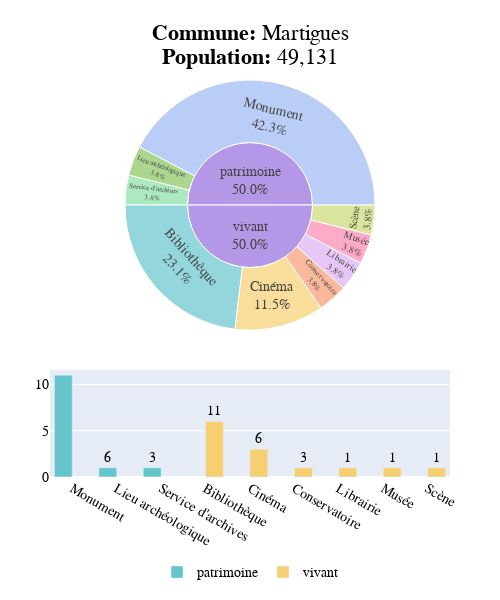

Here is the notebook cell this chart was saved with:
### Code cell
# Sunburst Chart
fig_sunburst = px.sunburst(
    data_frame=df_filtered,
    path=["categorie", "Type_equipement"],
    values=(df_filtered['Nombre_categorie'] / df_filtered['Nombre_categorie'].sum()) * 100,
    color="Type_equipement",  
    color_discrete_sequence=px.colors.qualitative.Pastel,
    hover_data={'Nombre_categorie': False}
)

fig_sunburst.update_traces(
    texttemplate="%{label}<br>%{value:,.1f}%"

)

# Bar Chart
fig_bar = px.bar(df_filtered.sort_values(by=['Nombre_categorie', 'categorie'], ascending=[False, True]), 
                 x='Type_equipement', 
                 y='Nombre_categorie', 
                 color='categorie', 
                 labels={'Nombre_categorie': 'Event Count', 'Type_equipement': 'Equipment Type'},
                 color_discrete_sequence=px.colors.qualitative.Pastel)

fig_bar.update_traces(text=df_filtered.sort_values(by=['Nombre_categorie', 'categorie'], ascending=[False, True])['Nombre_categorie'], 
                      textposition='outside', insidetextfont=dict(size=20))

# Create a subplot with two rows and one column
fig = make_subplots(
    rows=2, cols=1, 
    row_heights=[0.7, 0.3],  # Adjust size ratio for sunburst and bar chart
    shared_xaxes=True,
    vertical_spacing=0.1,
    specs=[[{"type": "sunburst"}], [{"type": "bar"}]]
)

# Add sunburst and bar chart traces to the subplot
for trace in fig_sunburst['data']:
    fig.add_trace(trace, row=1, col=1)

for trace in fig_bar['data']:
    fig.add_trace(trace, row=2, col=1)

# Add Commune title annotation
commune_title = f"<b>Commune:</b> {df_filtered['Commune'].iloc[0]}"
fig.add_annotation(
    text=commune_title,  
    x=0.5,  
    y=1.15,  
    showarrow=False,
    font=dict(size=22, color="black", family="Arial"), 
    align="center", 
    xref="paper", 
    yref="paper"  
)

# Add Population annotation below the Commune title
population_number = int(df_filtered['Population_Totale'].iloc[0]) 
fig.add_annotation(
    text=f"<b>Population:</b> {population_number:,}",  
    x=0.5,  
    y=1.09,  
    showarrow=False,
    font=dict(size=22, color="black", family="Arial"), 
    align="center", 
    xref="paper", 
    yref="paper"  
)

# Update layout for the entire figure
fig.update_layout(
    margin=dict(t=80, l=50, r=50, b=50),
    title_font=dict(
        family="Arial, sans-serif",  
        size=22,  
        color="black"  
    ),
    font=dict(
        family="Arial, sans-serif",  
        size=14,  
        color="black" 
    ),
    height=600,
    width=500, 
    showlegend=True, 
    legend=dict(
        orientation="h",  
        yanchor="top",  
        y=-0.2,  
        xanchor="center", 
        x=0.5 
    )
)

fig.show()

### Figure 1 — Plotly figure (JSON) as saved in the notebook; plotly's stock layout.template omitted (floating-point values rounded to 4 significant figures)
{"data": [{"branchvalues": "total", "customdata": [[6, "Bibliothèque"], [3, "Cinéma"], [1, "Conservatoire"], [1, "Librairie"], [1, "Lieu archéologique"], [11, "Monument"], [1, "Musée"], [1, "Scène"], [1, "Service d'archives"], ["(?)", "(?)"], ["(?)", "(?)"]], "domain": {"x": [0, 1], "y": [0.37, 1]}, "hovertemplate": "labels=%{label}<br>value=%{value}<br>parent=%{parent}<br>id=%{id}<br>Type_equipement=%{customdata[1]}<extra></extra>", "ids": ["vivant/Bibliothèque", "vivant/Cinéma", "vivant/Conservatoire", "vivant/Librairie", "patrimoine/Lieu archéologique", "patrimoine/Monument", "vivant/Musée", "vivant/Scène", "patrimoine/Service d'archives", "patrimoine", "vivant"], "labels": ["Bibliothèque", "Cinéma", "Conservatoire", "Librairie", "Lieu archéologique", "Monument", "Musée", "Scène", "Service d'archives", "patrimoine", "vivant"], "marker": {"colors": ["rgb(102, 197, 204)", "rgb(246, 207, 113)", "rgb(248, 156, 116)", "rgb(220, 176, 242)", "rgb(135, 197, 95)", "rgb(158, 185, 243)", "rgb(254, 136, 177)", "rgb(201, 219, 116)", "rgb(139, 224, 164)", "rgb(180, 151, 231)", "rgb(180, 151, 231)"]}, "name": "", "parents": ["vivant", "vivant", "vivant", "vivant", "patrimoine", "patrimoine", "vivant", "vivant", "patrimoine", "", ""], "texttemplate": "%{label}<br>%{value:,.1f}%", "type": "sunburst", "values": [23.08, 11.54, 3.846, 3.846, 3.846, 42.31, 3.846, 3.846, 3.846, 50, 50]}, {"alignmentgroup": "True", "hovertemplate": "categorie=patrimoine<br>Equipment Type=%{x}<br>Event Count=%{y}<extra></extra>", "insidetextfont": {"size": 20}, "legendgroup": "patrimoine", "marker": {"color": "rgb(102, 197, 204)", "pattern": {"shape": ""}}, "name": "patrimoine", "offsetgroup": "patrimoine", "orientation": "v", "showlegend": true, "text": [11, 6, 3, 1, 1, 1, 1, 1, 1], "textposition": "outside", "type": "bar", "x": ["Monument", "Lieu archéologique", "Service d'archives"], "xaxis": "x", "y": [11, 1, 1], "yaxis": "y"}, {"alignmentgroup": "True", "hovertemplate": "categorie=vivant<br>Equipment Type=%{x}<br>Event Count=%{y}<extra></extra>", "insidetextfont": {"size": 20}, "legendgroup": "vivant", "marker": {"color": "rgb(246, 207, 113)", "pattern": {"shape": ""}}, "name": "vivant", "offsetgroup": "vivant", "orientation": "v", "showlegend": true, "text": [11, 6, 3, 1, 1, 1, 1, 1, 1], "textposition": "outside", "type": "bar", "x": ["Bibliothèque", "Cinéma", "Conservatoire", "Librairie", "Musée", "Scène"], "xaxis": "x", "y": [6, 3, 1, 1, 1, 1], "yaxis": "y"}], "layout": {"annotations": [{"align": "center", "font": {"color": "black", "family": "Arial", "size": 22}, "showarrow": false, "text": "<b>Commune:</b> Martigues", "x": 0.5, "xref": "paper", "y": 1.15, "yref": "paper"}, {"align": "center", "font": {"color": "black", "family": "Arial", "size": 22}, "showarrow": false, "text": "<b>Population:</b> 49,131", "x": 0.5, "xref": "paper", "y": 1.09, "yref": "paper"}], "font": {"color": "black", "family": "Arial, sans-serif", "size": 14}, "height": 600, "legend": {"orientation": "h", "x": 0.5, "xanchor": "center", "y": -0.2, "yanchor": "top"}, "margin": {"b": 50, "l": 50, "r": 50, "t": 80}, "showlegend": true, "title": {"font": {"color": "black", "family": "Arial, sans-serif", "size": 22}}, "width": 500, "xaxis": {"anchor": "y", "domain": [0, 1]}, "yaxis": {"anchor": "x", "domain": [0, 0.27]}}}
